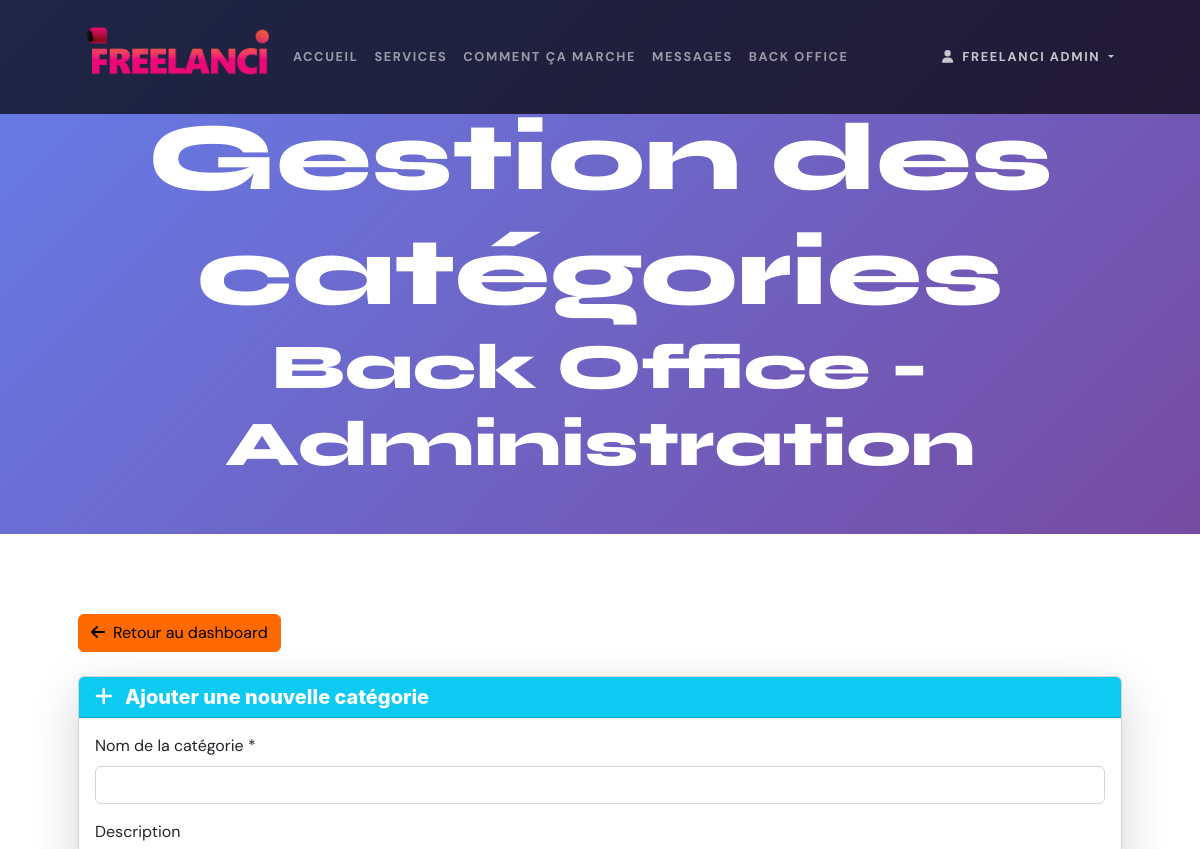
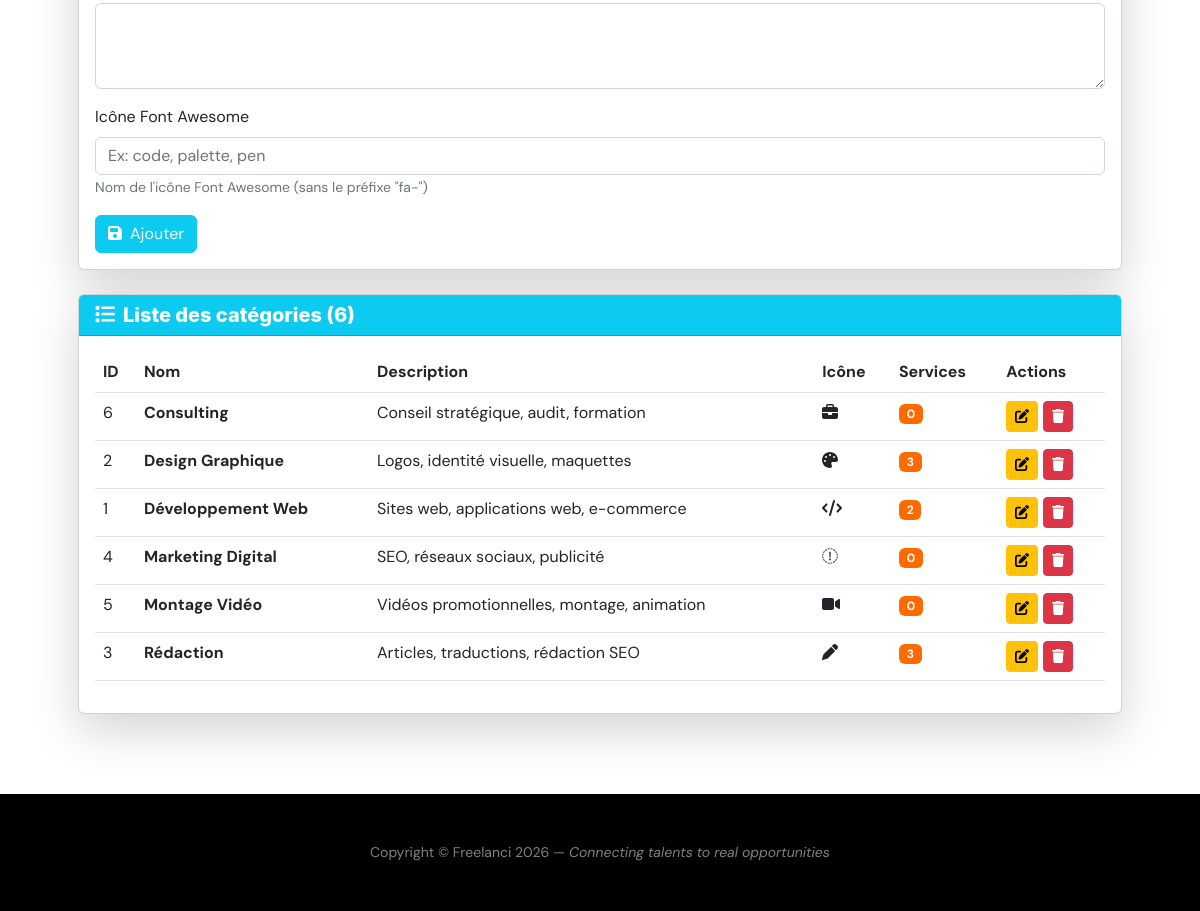
/admin/categories.php (signed in), run on the app's committed database (2 pictures, top to bottom).
### tables this page shows
CREATE TABLE IF NOT EXISTS categories (
    id INT AUTO_INCREMENT PRIMARY KEY,
    nom VARCHAR(100) NOT NULL UNIQUE,
    description TEXT,
    icone VARCHAR(50)
);

### admin/categories.php (the view, shortened to what this page needs)
<?php
$pdo = getDBConnection();
$stmt = $pdo->query("SELECT c.*, COUNT(s.id) as nb_services
                     FROM categories c
                     LEFT JOIN services s ON c.id = s.categorie_id
                     GROUP BY c.id
                     ORDER BY c.nom");
$categories = $stmt->fetchAll();
$categorie_edit = null;
include __DIR__ . '/../includes/header.php';
?>
<header class="masthead text-center text-white" style="padding-top: 100px; padding-bottom: 50px; background: linear-gradient(135deg, #667eea 0%, #764ba2 100%);">
    <div class="masthead-content">
        <div class="container px-5">
            <h1 class="masthead-heading mb-0">Gestion des catégories</h1>
            <h2 class="masthead-subheading mb-0">Back Office - Administration</h2>
        </div>
    </div>
</header>
<section style="padding: 80px 0;">
    <div class="container px-5">
        <div class="mb-4">
            <a href="index.php" class="btn btn-secondary">
                <i class="fas fa-arrow-left me-2"></i>Retour au dashboard
            </a>
        </div>
        <div class="card shadow-lg mb-4">
            <div class="card-header bg-info text-white">
                <h5 class="mb-0">
                    <i class="fas fa-<?php echo $categorie_edit ? 'edit' : 'plus'; ?> me-2"></i>
                    <?php echo $categorie_edit ? 'Modifier une catégorie' : 'Ajouter une nouvelle catégorie'; ?>
                </h5>
            </div>
            <div class="card-body">
                <form method="POST" action="">
                    <div class="mb-3">
                        <label for="nom" class="form-label">Nom de la catégorie *</label>
                        <input type="text" class="form-control" id="nom" name="nom"
                               value="<?php echo htmlspecialchars($categorie_edit['nom'] ?? ''); ?>" required>
                    </div>
                    <div class="mb-3">
                        <label for="description" class="form-label">Description</label>
                        <textarea class="form-control" id="description" name="description" rows="3"><?php echo htmlspecialchars($categorie_edit['description'] ?? ''); ?></textarea>
                    </div>
                    <div class="mb-3">
                        <label for="icone" class="form-label">Icône Font Awesome</label>
                        <input type="text" class="form-control" id="icone" name="icone"
                               value="<?php echo htmlspecialchars($categorie_edit['icone'] ?? ''); ?>"
                               placeholder="Ex: code, palette, pen">
                        <small class="form-text text-muted">Nom de l'icône Font Awesome (sans le préfixe "fa-")</small>
                    </div>
                    <div class="d-flex gap-2">
                        <button type="submit" class="btn btn-info text-white">
                            <i class="fas fa-save me-2"></i><?php echo $categorie_edit ? 'Modifier' : 'Ajouter'; ?>
                        </button>
                    </div>
                </form>
            </div>
        </div>
        <div class="card shadow-lg">
            <div class="card-header bg-info text-white">
                <h5 class="mb-0"><i class="fas fa-list me-2"></i>Liste des catégories (<?php echo count($categories); ?>)</h5>
            </div>
            <div class="card-body">
                <?php if (empty($categories)): ?>
                    <p class="text-center text-muted">Aucune catégorie trouvée.</p>
                <?php else: ?>
                    <div class="table-responsive">
                        <table class="table table-hover">
                            <thead>
                                <tr>
                                    <th>ID</th>
                                    <th>Nom</th>
                                    <th>Description</th>
                                    <th>Icône</th>
                                    <th>Services</th>
                                    <th>Actions</th>
                                </tr>
                            </thead>
                            <tbody>
                                <?php foreach ($categories as $categorie): ?>
                                    <tr>
                                        <td><?php echo $categorie['id']; ?></td>
                                        <td><strong><?php echo htmlspecialchars($categorie['nom']); ?></strong></td>
                                        <td><?php echo htmlspecialchars($categorie['description'] ?? ''); ?></td>
                                        <td>
                                            <?php if ($categorie['icone']): ?>
                                                <i class="fas fa-<?php echo htmlspecialchars($categorie['icone']); ?>"></i>
                                            <?php else: ?>
                                                <span class="text-muted">-</span>
                                            <?php endif; ?>
                                        </td>
                                        <td>
                                            <span class="badge bg-secondary"><?php echo $categorie['nb_services']; ?></span>
                                        </td>
                                        <td>
                                            <a href="?modifier=<?php echo $categorie['id']; ?>" class="btn btn-sm btn-warning">
                                                <i class="fas fa-edit"></i>
                                            </a>
                                            <a href="?supprimer=<?php echo $categorie['id']; ?>"
                                               class="btn btn-sm btn-danger"
                                               onclick="return confirm('Êtes-vous sûr de vouloir supprimer cette catégorie ?');">
                                                <i class="fas fa-trash"></i>
                                            </a>
                                        </td>
                                    </tr>
                                <?php endforeach; ?>
                            </tbody>
                        </table>
                    </div>
                <?php endif; ?>
            </div>
        </div>
    </div>
</section>
<?php include __DIR__ . '/../includes/footer.php'; ?>

### includes/header.php (style rules this page uses)
:root { --accent-orange: #ff6b35; --accent-orange-hover: #ff8255; }
body { font-family: 'DM Sans', sans-serif; }
h1, h2, h3, .navbar-brand, .masthead-heading, .display-4 { font-family: 'Syne', sans-serif; }

### data on the page
categories: id "6", nom "Consulting", description "Conseil stratégique, audit, formation", nb_services "0"
categories: id "2", nom "Design Graphique", description "Logos, identité visuelle, maquettes", nb_services "3"
categories: id "1", nom "Développement Web", description "Sites web, applications web, e-commerce", nb_services "2"
categories: id "4", nom "Marketing Digital", description "SEO, réseaux sociaux, publicité", nb_services "0"
categories: id "5", nom "Montage Vidéo", description "Vidéos promotionnelles, montage, animation", nb_services "0"
categories: id "3", nom "Rédaction", description "Articles, traductions, rédaction SEO", nb_services "3"

### other printed values
$currentUser['prenom'] . ' ' . $currentUser['nom'] "FREELANCI ADMIN"
count($categories) "6"
